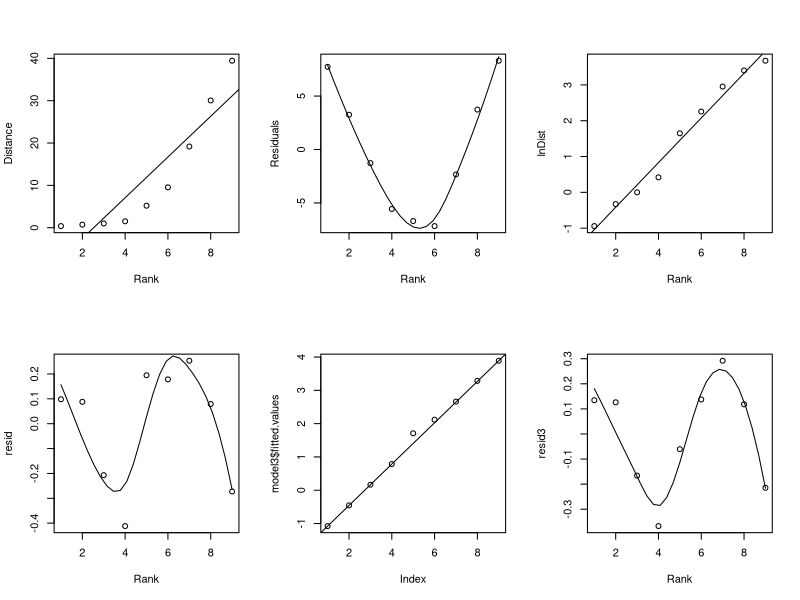
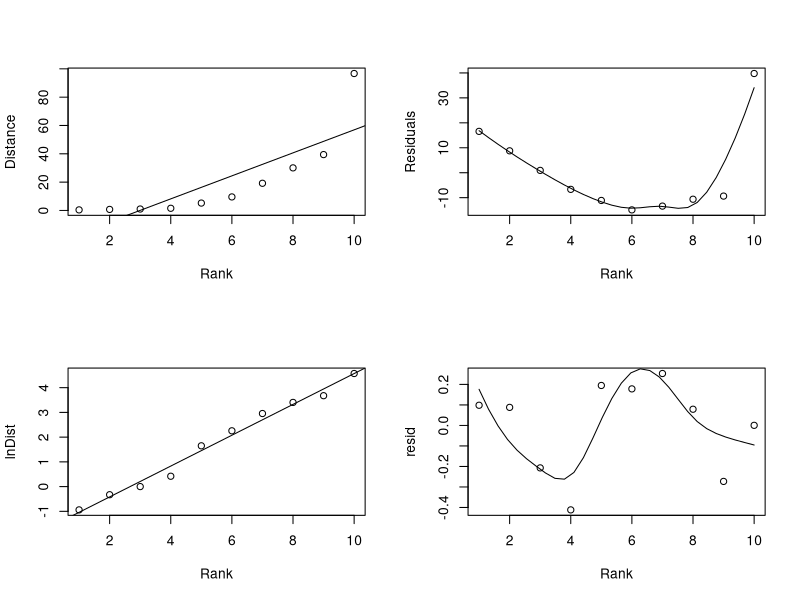

Reproduce these figures in R, in order.
# Distance from the Sun--Table 9.7
par(mfrow = c(2,3))
Rank <- 1:9
Distance <- c(0.39, 0.72, 1, 1.52, 5.20, 9.54, 19.18, 30.06, 39.44)
mass <- c(.055, .815, 1, .107, 317.83, 95.159, 14.536, 17.147, .002)
model1 <- lm( Distance~Rank)
model1
plot(Distance~Rank)
abline(model1)
Residuals <- model1$residuals
plot(Residuals~Rank)
lrf <- loess(Residuals~Rank)
lines(spline(Rank, fitted(lrf)))
lnDist <- log(Distance)
model2 <- lm(lnDist~Rank)
plot(lnDist~Rank)
abline(model2)

resid <- model2$residuals
plot(resid~Rank)
lrf <- loess(resid~Rank)
lines(spline(Rank, fitted(lrf)))

# Now add mass as a predictor
model3 <- lm(lnDist~Rank + mass)
resid3 <- model3$residuals
plot(model3$fitted.values)
abline(model3)
plot(resid3~Rank)
lrf <- loess(resid3~Rank)
lines(spline(Rank, fitted(lrf)))

# Predict distance of Eris from sun
model3 <- lm(log(Distance) ~ Rank)
pred <- model3$coefficients[1] + model3$coefficients[2]*10
pred
preddist <- exp(pred)
cat("The predicted location of a 10th planet would be ",preddist," Astronomical
 Units from the sun.\n")
cat("Eris is 96.7 AU from the sun. Wow!!")



###############################################################################
#Now redo after adding Eris, which is 96.7 AU
# Distance from the Sun--Table 9.7
par(mfrow = c(2,2))
Rank <- 1:10
Distance <- c(0.39, 0.72, 1, 1.52, 5.20, 9.54, 19.18, 30.06, 39.44, 96.7)
model1 <- lm( Distance~Rank)
model1
plot(Distance~Rank)
abline(model1)
Residuals <- model1$residuals
plot(Residuals~Rank)
lrf <- loess(Residuals~Rank)
lines(spline(Rank, fitted(lrf)))
lnDist <- log(Distance)
model2 <- lm(lnDist~Rank)
plot(lnDist~Rank)
abline(model2)

resid <- model2$residuals
plot(resid~Rank)
lrf <- loess(resid~Rank)
lines(spline(Rank, fitted(lrf)))

model3 <- lm(log(Distance) ~ Rank)
pred <- model3$coefficients[1] + model3$coefficients[2]*10
pred
preddist <- exp(pred)
cat("The predicted location of a 10th planet would be ",preddist," Astronomical
 Units from the sun.\n")
cat("Eris is 96.7 AU from the sun. Wow!!")


